Frame 1 (no input): blank canvas, image omitted
Frame 60 (the mouse pressed at the canvas centre just before this capture): blank canvas, image omitted
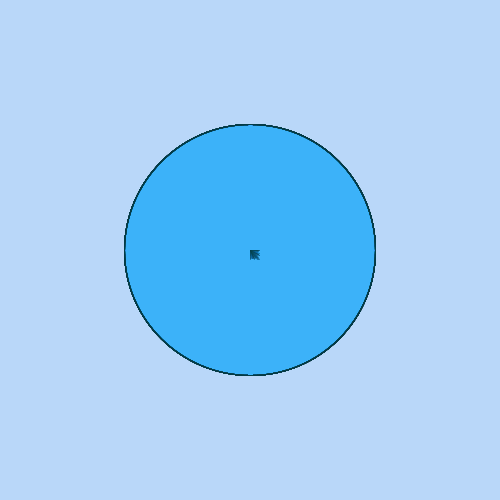
Frame 120 (the mouse held since frame 60 and released just before this capture)

The Processing sketch whose frames 1 and 60 were blank and that drew this single picture after the mouse press (run headless with seeded random() and noise(); from frame 60 on, the mouse is pressed at the canvas centre):

// Processing sketch: processing_2016
// ── processing_2016.pde

//This is the setup wrapper. Anything in here happens once at the start of our program.
boolean isDrawing = false;

void setup() {
  
  size(500,500); //set the size of the window.
  background(#b9d7f9); //set the background colour
  smooth();//turn on smoothing
  stroke(4,58,68,150);
  fill(5,140,240,5);
  
  
};

//This is the draw wrapper. Anything in here happens once per frame.
void draw() {
  if (isDrawing) {
  
  line(250,250, mouseX + random(10), mouseY +random(10));
  ellipse(250,250,mouseX + random (2), mouseY + random(2));
  }
};

void mousePressed() {
  isDrawing = !isDrawing;
};
